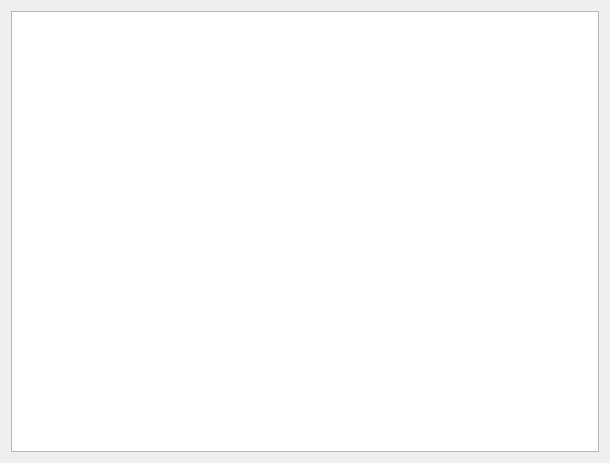
<?xml version="1.0" encoding="UTF-8"?>
<ui version="4.0">
 <class>BthWindow</class>
 <widget class="QWidget" name="BthWindow">
  <property name="geometry">
   <rect>
    <x>0</x>
    <y>0</y>
    <width>610</width>
    <height>463</height>
   </rect>
  </property>
  <property name="windowTitle">
   <string>BthWindow</string>
  </property>
  <layout class="QGridLayout" name="gridLayout">
   <item row="0" column="0">
    <widget class="QTreeView" name="treeView">
     <property name="editTriggers">
      <set>QAbstractItemView::NoEditTriggers</set>
     </property>
     <attribute name="headerVisible">
      <bool>false</bool>
     </attribute>
    </widget>
   </item>
  </layout>
 </widget>
 <layoutdefault spacing="6" margin="11"/>
 <resources/>
 <connections/>
</ui>
